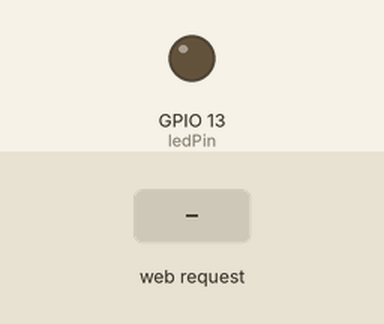
The sketch below on a simulated ESP8266 (NodeMCU). Parts: output pins drawn as LEDs (lit = HIGH). The inputs (shaded band) are chosen by the test bench. What the sketch prints to the serial monitor is not drawn.

Above: at 2.2 s.
2.3 s: HTTP request GET /led-on received
At 3.5 s:
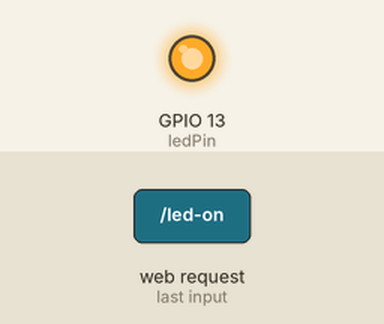
3.8 s: HTTP request GET /led-off received
At 4.6 s:
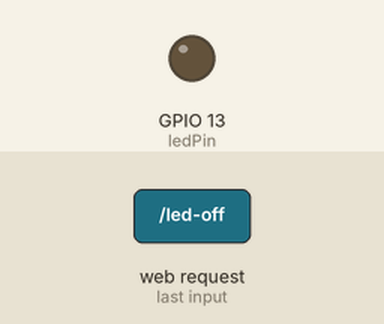
Timing chart, 0 to 6.8 s (numbered marks = the images above; inputs shaded):
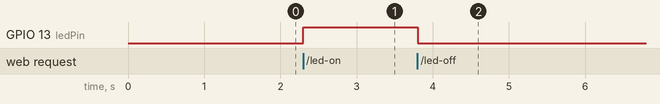

The sketch:

nodemcu_ap.ino
```cpp
#include <ESP8266WiFi.h>
#include <ESP8266WebServer.h>

#ifndef APSSID
#define APSSID "Iot Workshop"
#define APPSK  "sahalmohamed"
#endif

/* Set these to your desired credentials. */
const char *ssid = APSSID;
const char *password = APPSK;

ESP8266WebServer server(80);

int ledPin = 13;

void root() {
  server.send(200, "text/html", "<h1><a href='/led-on'>LED ON</a><br><br><a href='/led-off'>LED OFF</a></h1>");
}

void ledOn() {
  digitalWrite(ledPin, HIGH);
  server.send(200, "text/html", "<h1><a href='/led-on'>LED ON</a><br><br><a href='/led-off'>LED OFF</a></h1>");
}

void ledOff() {
  digitalWrite(ledPin, LOW);
  server.send(200, "text/html", "<h1><a href='/led-on'>LED ON</a><br><br><a href='/led-off'>LED OFF</a></h1>");
}

void setup() {
  pinMode(ledPin, OUTPUT);
  delay(1000);
  Serial.begin(115200);
  Serial.println();
  Serial.print("Configuring access point...");
  /* You can remove the password parameter if you want the AP to be open. */
  WiFi.softAP(ssid, password);

  IPAddress myIP = WiFi.softAPIP();
  Serial.print("AP IP address: ");
  Serial.println(myIP);
  server.on("/", root);
  server.on("/led-on", ledOn);
  server.on("/led-off", ledOff);
  server.begin();
  Serial.println("HTTP server started");
}

void loop() {
  server.handleClient();
}
```

Measured:
- after the input at 2.3 s, GPIO 13 (ledPin): LOW → HIGH at once
- after the input at 3.8 s, GPIO 13 (ledPin): HIGH → LOW at once
